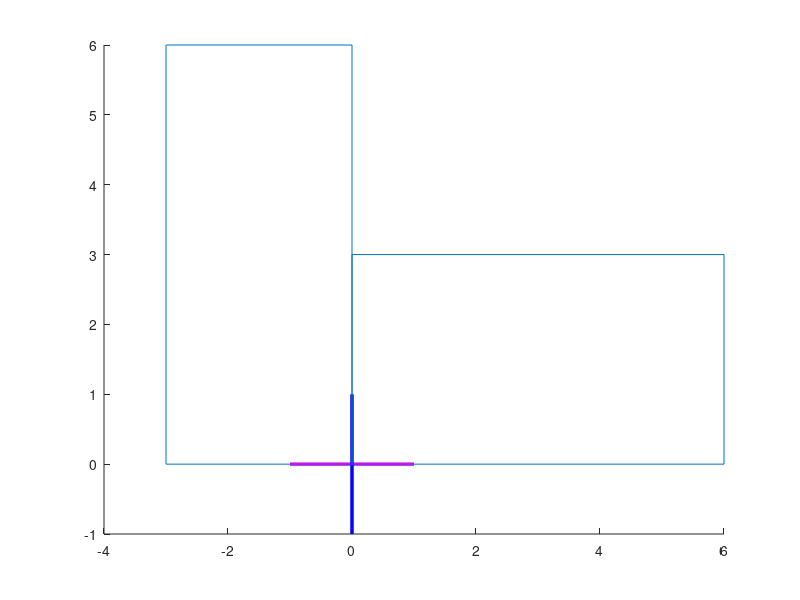

Recreate this plot in MATLAB.
close all

line([-1 1],[0 0],[0 0],'color',[1 0 1],'linewidth',2.5); %Establece el Eje x morado 

line([0 0],[-1 1],[0 0],'color',[0 0 1],'linewidth',2.5); %Establece el Eje y azul

p1= [0 0];
p2= [6 0];
p3= [6 3];
p4= [0 3];

line([p1(1) p2(1)],[p1(2) p2(2)],[0 0]);
line([p2(1) p3(1)],[p2(2) p3(2)],[0 0]);
line([p3(1) p4(1)],[p3(2) p4(2)],[0 0]);
line([p4(1) p1(1)],[p4(2) p1(2)],[0 0]);

angle_rad = deg2rad(90);

Rz = [cos(angle_rad) -sin(angle_rad); sin(angle_rad) cos(angle_rad)];

p1r = Rz*p1';
p2r = Rz*p2';
p3r = Rz*p3';
p4r = Rz*p4';

line([p1r(1) p2r(1)],[p1r(2) p2r(2)],[0 0]), 

line([p2r(1) p3r(1)],[p2r(2) p3r(2)],[0 0]), 

line([p3r(1) p4r(1)],[p3r(2) p4r(2)],[0 0]),  

line([p4r(1) p1r(1)],[p4r(2) p1r(2)],[0 0]),